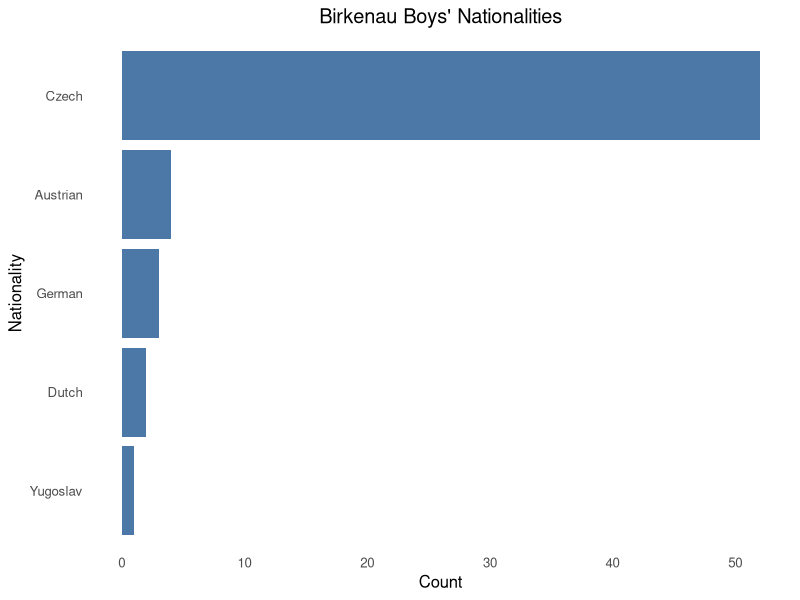
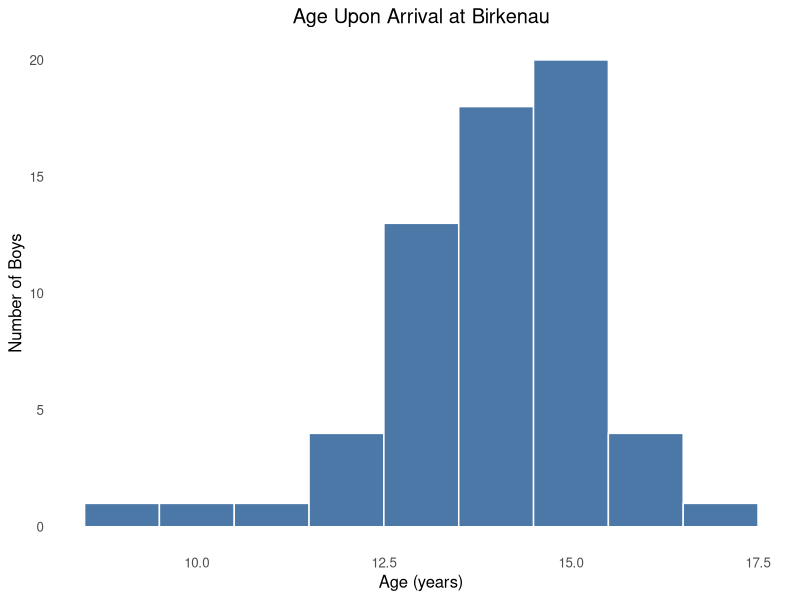
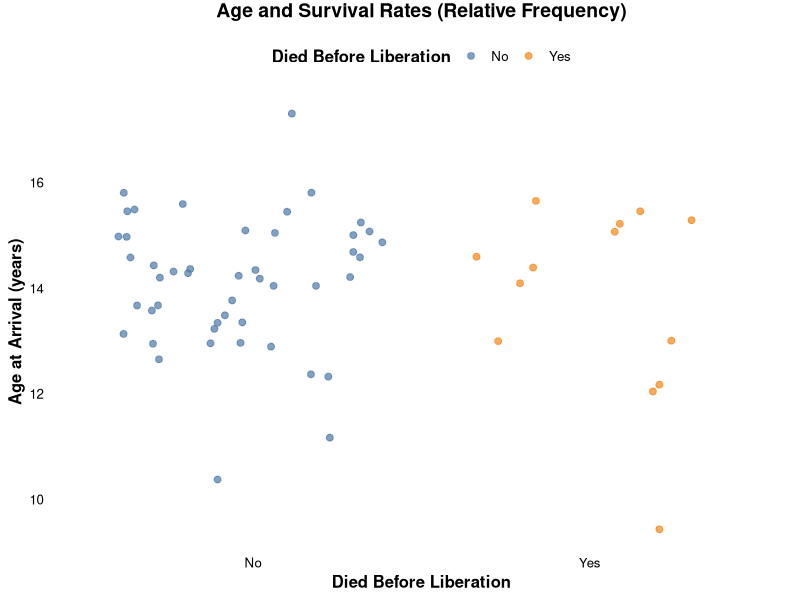
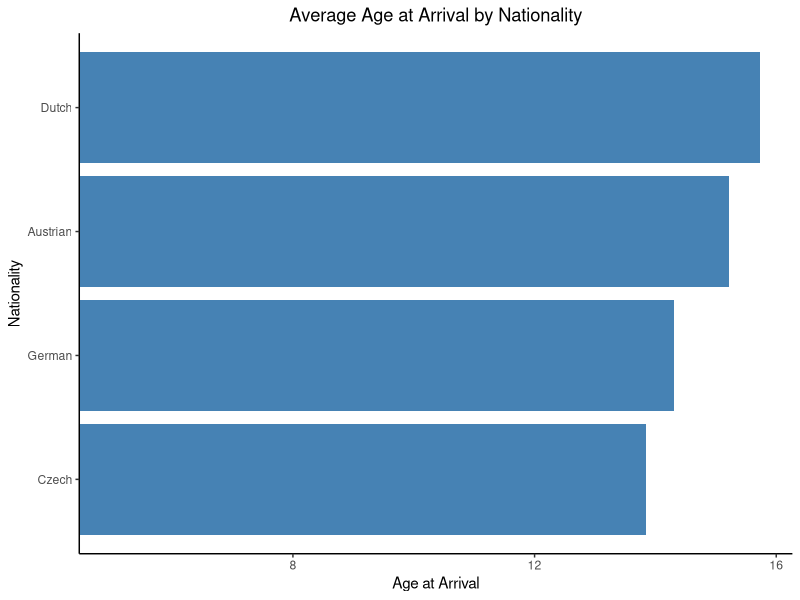
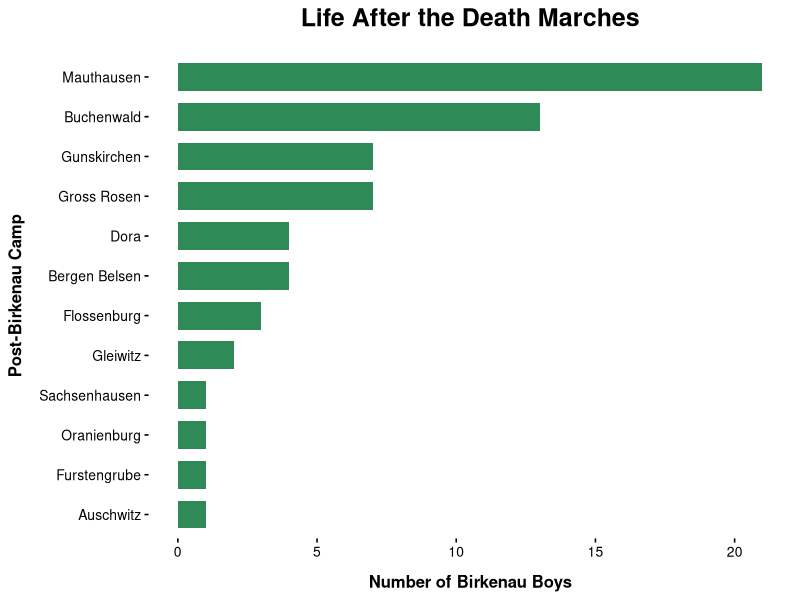

Recreate these plots in R, in order.
library(tidyverse)
library(ggplot2)
library(lubridate)

BBoys <- read_csv("data/BirkenauBoys.csv")

glimpse(BBoys)
str(BBoys)
summary(BBoys)

table(BBoys$Nationality)           # counts per nationality

BBoys %>%                          # creates graph of BBoys nationalities
  filter(!is.na(Nationality)) %>%
  count(Nationality, sort = TRUE) %>%
  ggplot(aes(x = reorder(Nationality, n), y = n)) +
  geom_col(fill = "#4C78A8") +
  coord_flip() +  # horizontal bars (easier to read)
  labs(title = "Birkenau Boys' Nationalities",
       x = "Nationality",
       y = "Count") +
  theme_minimal(base_size = 12) +
  theme(
    plot.title = element_text(hjust = 0.5),
    panel.grid = element_blank()
  )

BBoys <- BBoys %>%                   # creates new column with age at Birkenau arrival
  mutate(
    birth_date = make_date(BirthYear, BirthMonth, BirthDay),
    arrival_date = make_date(BirkenauArrivalYear, BirkenauArrivalMonth, 1),
    AgeArrival = time_length(interval(birth_date, arrival_date), "years")
  )

BBoys %>%                            # plots age on arrival in Birkenau 
  filter(!is.na(AgeArrival)) %>%
  ggplot(aes(x = AgeArrival)) +
  geom_histogram(binwidth = 1, fill = "#4C78A8", color = "white") +
  labs(title = "Age Upon Arrival at Birkenau",
       x = "Age (years)",
       y = "Number of Boys") +
  theme_minimal(base_size = 12) +
  theme(
     plot.title = element_text(hjust = 0.5),
     panel.grid = element_blank()
     )

BBoys %>%                        # plots the impact of arrival age on survival rates
  filter(!is.na(AgeArrival), !is.na(DiedBeforeLiberation)) %>%
  mutate(DiedBeforeLiberation = ifelse(DiedBeforeLiberation == "Y", "Yes",
                                       ifelse(DiedBeforeLiberation == "N", "No", DiedBeforeLiberation))) %>%
  ggplot(aes(x = DiedBeforeLiberation, y = AgeArrival, color = DiedBeforeLiberation)) +
  geom_jitter(width = 0.4, height = 0, alpha = 0.7, size = 2) +
  labs(
    title = "Age and Survival Rates (Relative Frequency)",
    x = "Died Before Liberation",
    y = "Age at Arrival (years)",
    color = "Died Before Liberation"
  ) +
  scale_color_manual(values = c("No" = "#4C78A8", "Yes" = "#F58518")) +
  theme_minimal(base_size = 12) +
  theme(
    plot.title = element_text(hjust = 0.5, vjust = 2, face = "bold", size = 14),
    axis.title = element_text(face = "bold"),
    axis.text = element_text(color = "black"),
    panel.grid = element_blank(),    # completely removes all grid lines
    legend.position = "top",
    legend.title = element_text(face = "bold")
  )

BBoys %>%                           # compares age at Birkenau with nationality
  filter(!is.na(AgeArrival), !is.na(Nationality), Nationality != "Yugoslav") %>%
  group_by(Nationality) %>%
  summarise(mean_age = mean(AgeArrival)) %>%
  arrange(desc(mean_age)) %>%
  ggplot(aes(x = reorder(Nationality, mean_age), y = mean_age)) +
  geom_col(fill = "steelblue") +
  coord_flip(ylim = c(5, NA)) +  # only zoom, doesn't remove bars
  labs(
    title = "Average Age at Arrival by Nationality",
    x = "Nationality",
    y = "Age at Arrival"
  ) +
  theme_classic() +
  theme(plot.title = element_text(hjust = 0.5))

# calculate Boys' age upon arrival at Terezin
BBoys$BirthDate <- as.Date(with(BBoys, paste(BirthYear, BirthMonth, BirthDay, sep = "-")))
BBoys$TerezinDate <- as.Date(with(BBoys, paste(TerezinArrivalYear, TerezinArrivalMonth, "15", sep = "-")))
BBoys$AgeAtTerezin <- as.numeric(difftime(BBoys$TerezinDate, BBoys$BirthDate, units = "days")) / 365.25

# creates variable tracking amount of time between arrival in Terezin and Birkenau
BBoys$TimeBetweenCamps <- (BBoys$BirkenauArrivalYear - BBoys$TerezinArrivalYear) * 12 +
  (BBoys$BirkenauArrivalMonth - BBoys$TerezinArrivalMonth)

# Count of prisoners per Post-Birkenau camp
PostBirkenauCamps <- BBoys %>%
  count(PostBirkenau, name = "Total_Prisoners") %>%
  arrange(desc(Total_Prisoners))

# Splits post-Birkenau camps apart

PostBirkenauCamps_split <- PostBirkenauCamps %>%
  # remove rows where PostBirkenau is NA
  filter(!is.na(PostBirkenau)) %>%
  # split semicolon-separated camp names into separate rows
  separate_rows(PostBirkenau, sep = ";") %>%
  # remove extra spaces
  mutate(PostBirkenau = trimws(PostBirkenau)) %>%
  # sum Total_Prisoners if the same camp appears multiple times
  group_by(PostBirkenau) %>%
  summarise(Total_Prisoners = sum(Total_Prisoners), .groups = "drop") %>%
  arrange(desc(Total_Prisoners))

# Bar chart of post-Birkenau Camps

PostBirkenauCamps_clean <- PostBirkenauCamps_split %>%
  mutate(PostBirkenau = gsub("_", " ", PostBirkenau))  # replace underscores with spaces

ggplot(PostBirkenauCamps_clean, aes(x = reorder(PostBirkenau, Total_Prisoners), y = Total_Prisoners)) +
  geom_bar(stat = "identity", fill = "#2E8B57", width = 0.7) +  # dark green bars
  coord_flip() +  # horizontal orientation
  theme_minimal(base_size = 12, base_family = "Helvetica") +  # clean font
  labs(
    title = "Life After the Death Marches",
    x = "Post-Birkenau Camp",
    y = "Number of Birkenau Boys"
  ) +
  theme(
    plot.title = element_text(face = "bold", size = 18, hjust = 0.5, margin = margin(b = 15)), # centered, bigger
    axis.title.x = element_text(face = "bold", size = 12, margin = margin(t = 10)), # bold x-axis title
    axis.title.y = element_text(face = "bold", size = 12, margin = margin(r = 10)), # bold y-axis title
    axis.text.x = element_text(size = 10, color = "black"),
    axis.text.y = element_text(size = 10, color = "black"),
    panel.grid = element_blank(),  # remove grids
    panel.background = element_rect(fill = "white", color = NA),  # clean panel
    plot.background = element_rect(fill = "white", color = NA),
    axis.ticks = element_line(color = "black")  # subtle ticks
  )
